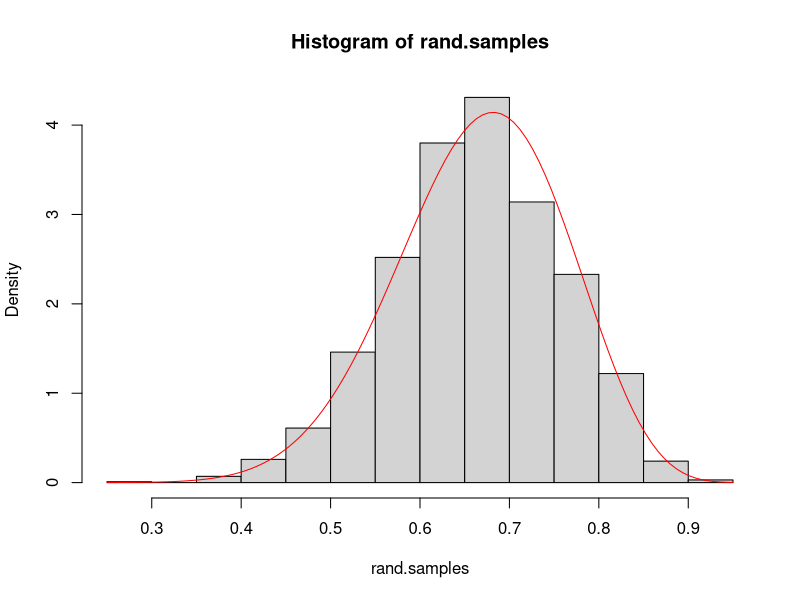
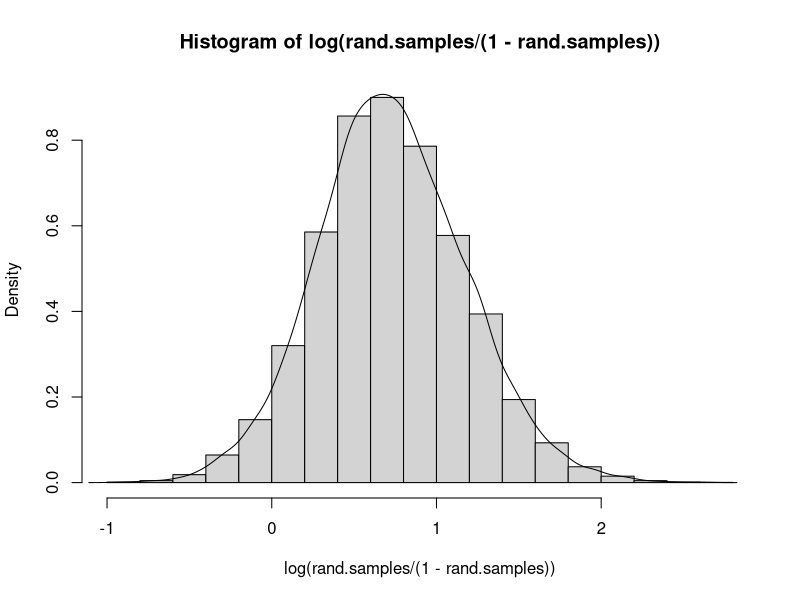

Write the R code that produced these figures, in order.
### 1 a)
set.seed(235)

# Variables
s = 14
n = 20
a0 = b0 = 2
f = n - s

rand.samples = rbeta(n*100, a0 + s, b0 + f)

# True values
mean = (a0 + s) / (a0 + s + b0 + f)
variance = ((a0 + s) * (b0 + f)) / (((a0 + s) + (b0 + f))^2 * ((a0 + s) + (b0 + f) + 1))
stdev = variance^0.5

# Plots
hist(rand.samples,freq=FALSE)
x = seq(0,1,length=100)
curve(dbeta(x,a0+s,b0+f),add=TRUE,col="red")

### 1 b)
set.seed(235)

nDraws = 10000
rand.samples = rbeta(nDraws, a0 + s, b0 + f)
p_calc = 100*sum(rand.samples<0.4)/length(rand.samples)
p_true = 100*pbeta(0.4, a0+s,b0+f)

### 1 c)

prior = beta(a0, b0)
hist(log(rand.samples/(1-rand.samples)), freq=FALSE)
lines(density(log(rand.samples/(1-rand.samples))))